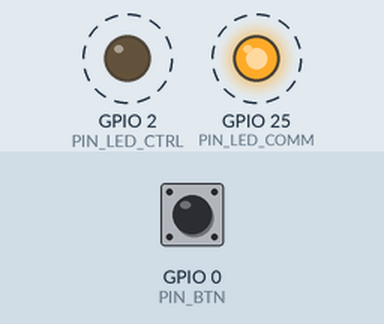
Recording of a sketch running on a simulated ESP32. Parts: output pins drawn as LEDs (lit = HIGH). Dashed ring = blinking. The inputs (shaded band) are chosen by the test bench; at power-on: GPIO 0 (PIN_BTN) HIGH. What the sketch prints to the serial monitor is not drawn.

Above: at 1.2 s.
1.3 s: GPIO 0 (PIN_BTN) pulled LOW for 0.15 s
At 1.8 s:
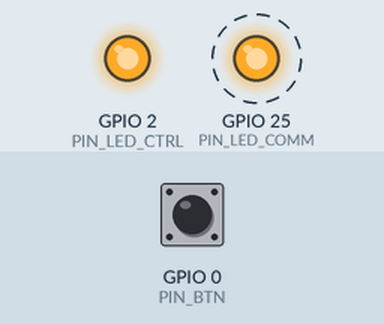
At 2.89 s:
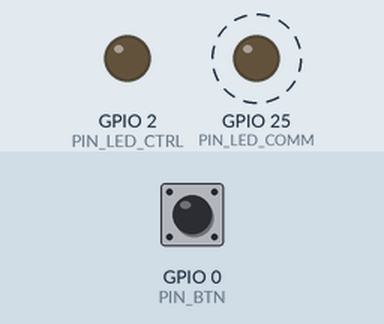
Timing chart, 0 to 10.3 s (numbered marks = the images above; inputs shaded):
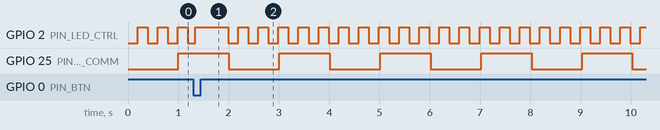

Measured:
- by itself, GPIO 2 (PIN_LED_CTRL): repeats every 0.40 s: LOW 0.20 s, HIGH 0.20 s
- by itself, GPIO 25 (PIN_LED_COMM): alternates HIGH for 1.0 s and LOW for 1.0 s

The sketch:

rtos_step1.ino
```cpp
// rtos_step1.ino — 실습 10 1단계: FreeRTOS 태스크 두 개 + 큐 두 개 (컴파일 확인 전)
// 대상: Arduino-ESP32 3.3.x. 부품: 내장 LED(IO2), BOOT 버튼(IO0). 선택: IO25 LED + 220Ω
// Wi-Fi는 아직 쓰지 않는다. secrets.h도 필요 없다.
#include <Arduino.h>

#define PIN_LED_CTRL 2     // 설비 태스크만 만진다 (내장 LED)
#define PIN_BTN      0     // 설비 태스크만 만진다 (BOOT 버튼, 눌림 = LOW)
#define PIN_LED_COMM 25    // 통신 태스크만 만진다 (없으면 시리얼 출력으로 확인)

struct Msg { char line[160]; };   // 큐 한 칸 = 한 줄 (교본 5장의 줄 형식, 칩 안이라 검사값 생략)
QueueHandle_t toComm, toCtrl;     // 설비 → 통신 (신고 큐) / 통신 → 설비 (명령 큐)

// ───── 설비 태스크: 코어 1 · 우선순위 3 · 10ms 박자. 절대 기다리지 않는다 ─────
void ctrlTask(void *) {
  pinMode(PIN_LED_CTRL, OUTPUT);
  pinMode(PIN_BTN, INPUT_PULLUP);
  TickType_t t = xTaskGetTickCount();
  uint32_t tick = 0, tEdge = 0, holdUntil = 0, n = 0;
  bool stable = HIGH, last = HIGH;
  for (;;) {
    tick++;                                        // 10ms마다 1씩
    bool now = digitalRead(PIN_BTN);               // 버튼: 30ms(3박자) 같은 값이면 진짜
    if (now != last) { last = now; tEdge = tick; }
    if (now != stable && tick - tEdge >= 3) {
      stable = now;
      if (stable == LOW) {                         // 눌린 순간 한 번
        Msg m;
        n = n % 255 + 1;                           // 신고 번호 1~255
        snprintf(m.line, sizeof m.line, "$R{\"n\":%lu,\"k\":\"BTN\"}", (unsigned long)n);
        xQueueSend(toComm, &m, 0);                 // 기다림 0. 꽉 차면 못 넣는다(1단계는 그냥 둔다)
      }
    }
    Msg in;
    while (xQueueReceive(toCtrl, &in, 0) == pdTRUE) {   // 기다림 0, 있는 만큼만 꺼낸다
      if (in.line[1] == 'C') holdUntil = tick + 50;     // 답이 오면 0.5초 동안 켜 둔다
    }
    bool on = (tick < holdUntil) || ((tick / 20) % 2);  // 평소에는 0.2초마다 뒤집기
    digitalWrite(PIN_LED_CTRL, on);
    vTaskDelayUntil(&t, pdMS_TO_TICKS(10));        // delay() 대신. 10ms 박자를 지킨다
  }
}

// ───── 통신 태스크: 코어 0 · 우선순위 2. Serial도 이 태스크만 쓴다 ─────
void commTask(void *) {
  pinMode(PIN_LED_COMM, OUTPUT);
  bool led = false;
  uint32_t lastBlink = 0;
  for (;;) {
    // 2단계: 여기에 modem.ino의 serviceWifi(); serviceMqtt(); 가 들어간다
    Msg out;
    while (xQueueReceive(toComm, &out, 0) == pdTRUE) {
      Serial.printf("[N] 받음 %s\n", out.line);    // 2단계: 여기서 MQTT로 발행
      int n = 0;
      sscanf(out.line, "$R{\"n\":%d", &n);
      Msg ans;
      snprintf(ans.line, sizeof ans.line, "$C,re=%d,ok=1", n);
      xQueueSend(toCtrl, &ans, 0);                 // 답을 설비 쪽으로 (2단계: cmd 토픽으로 온 답)
    }
    if (millis() - lastBlink >= 1000) {            // 1초마다 뒤집기 (설비 쪽보다 느리게)
      lastBlink = millis();
      led = !led;
      digitalWrite(PIN_LED_COMM, led);
    }
    vTaskDelay(pdMS_TO_TICKS(5));                  // 잠깐 쉬어 다른 태스크(워치독 포함)에 차례를 준다
  }
}

void setup() {
  Serial.begin(115200);
  Serial.println("\n[N] rtos_step1 시작");         // 태스크를 만들기 전이라 섞이지 않는다
  toComm = xQueueCreate(8, sizeof(Msg));           // 8칸 × 160바이트
  toCtrl = xQueueCreate(8, sizeof(Msg));
  xTaskCreatePinnedToCore(ctrlTask, "ctrl", 6144, nullptr, 3, nullptr, 1);   // 스택 6KB, 코어 1
  xTaskCreatePinnedToCore(commTask, "comm", 8192, nullptr, 2, nullptr, 0);   // 스택 8KB, 코어 0
}

void loop() { vTaskDelete(nullptr); }              // loop는 쓸 일이 없어 스스로 지운다
```
